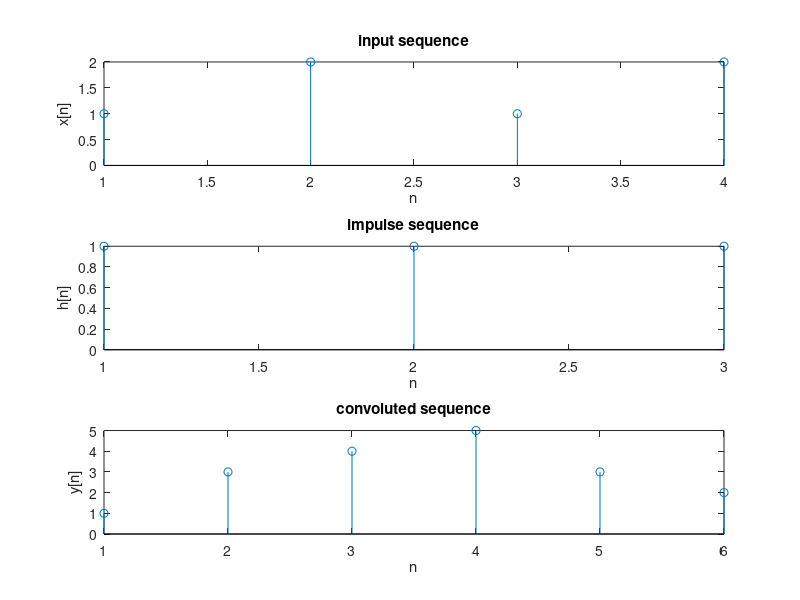

Write the MATLAB code that produced this figure.
x = [1,2,1,2];
h = [1,1,1];
y = conv(x, h);

figure;
subplot(3,1,1);
stem(x);
xlabel("n");
ylabel("x[n]");
title("input sequence");

subplot(3,1,2);
stem(h);
xlabel("n");
ylabel("h[n]");
title("impulse sequence");

subplot(3,1,3);
stem(y);
xlabel("n");
ylabel("y[n]");
title("convoluted sequence");
disp("The convoluted sequence is ");
disp(y);
